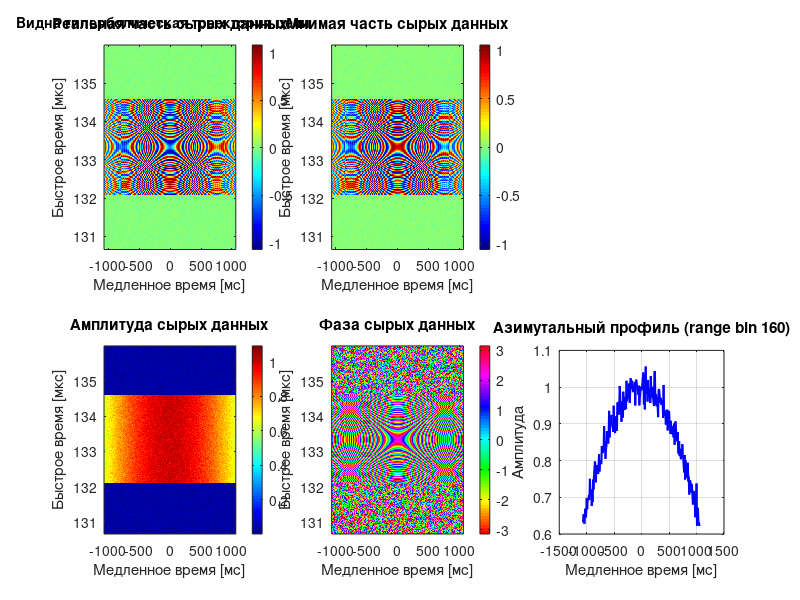
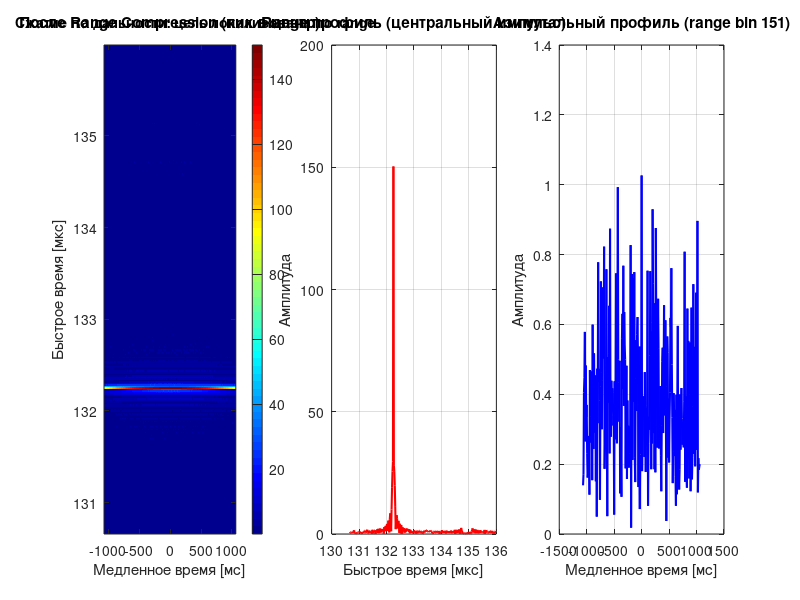
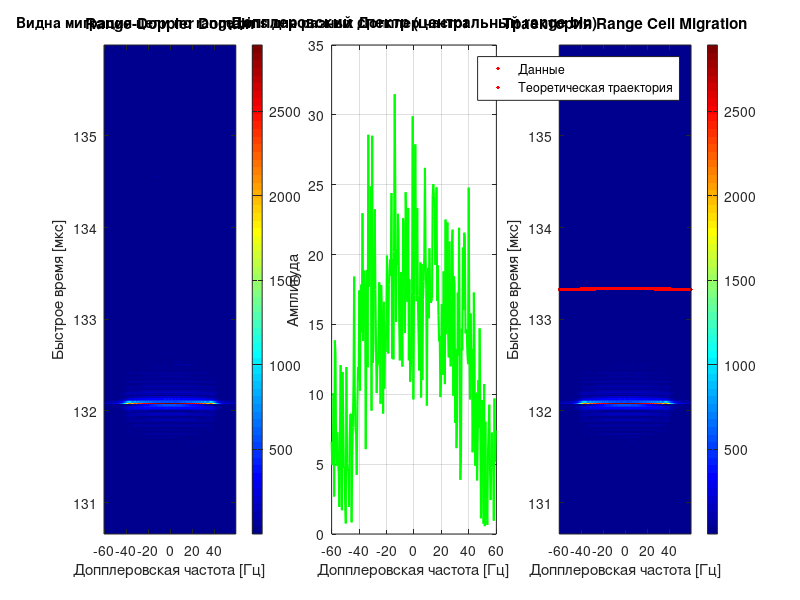
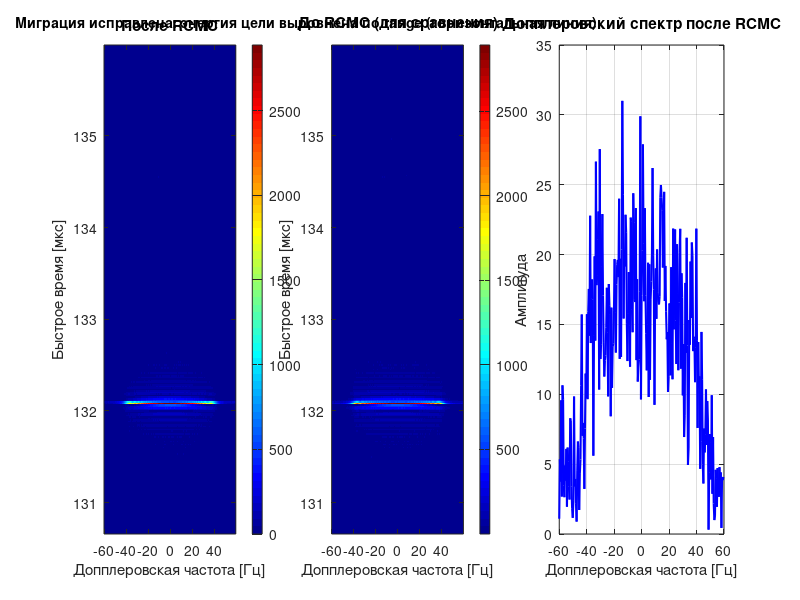

The MATLAB script that drew these images, in order:
% =========================================================================
% Simplified RDA Demo - Single Point Target
% =========================================================================
%
% Упрощённая демонстрация для изучения каждого этапа RDA
% на примере ОДНОЙ точечной цели
%
% Позволяет:
%   - Визуализировать сигнал на каждом этапе
%   - Понять влияние каждой операции
%   - Экспериментировать с параметрами
%
% =========================================================================

clear; close all; clc;

%% ========================================================================
% ПАРАМЕТРЫ - упрощённые для наглядности
% =========================================================================

c = 3e8;                            % Скорость света [м/с]
f0 = 5.3e9;                         % Несущая частота [Гц]
lambda = c / f0;                    % Длина волны [м]

% Параметры платформы
Vr = 150;                           % Скорость [м/с]

% Параметры сигнала
Tr = 2.5e-6;                        % Длительность импульса [с]
Kr = 20e12;                         % Частота модуляции [Гц/с]
Br = abs(Kr * Tr);                  % Полоса [Гц]

% Параметры дискретизации
Fs = 60e6;                          % Частота дискретизации по range [Гц]
PRF = 120;                          % ЧПИ [Гц]

% Параметры сцены
R0 = 20000;                         % Дистанция до цели [м]
theta_squint = deg2rad(0);          % Угол squint [рад] Был 3.5 градуса, убрал

% Размеры данных (малые для наглядности)
Naz = 256;                          % Число импульсов
Nrg = 320;                          % Отсчётов на импульс

Lsca = Naz / PRF * Vr;              % Размер сцены по азимуту [м]
La = lambda * R0 / Lsca;            % Апертура антенны в азимутуальной плоскости [м]

% Доплеровские параметры
f_dc = -2*Vr/lambda * sin(theta_squint); % Допплер центроид [Гц]

fprintf('=== ПАРАМЕТРЫ ===\n');
fprintf('Несущая частота: %.2f ГГц\n', f0/1e9);
fprintf('Длина волны: %.4f м\n', lambda);
fprintf('Разрешение по дальности: %.2f м\n', c/(2*Br));
fprintf('Угол squint: %.2f град\n', rad2deg(theta_squint));
fprintf('Допплер центроид: %.1f Гц\n', f_dc);
fprintf('\n');

%% ========================================================================
% ГЕНЕРАЦИЯ СЫРЫХ ДАННЫХ - одна цель в центре
% =========================================================================

fprintf('Генерация сырых данных для одной цели...\n');

% Оси времени
tau0   = 2*R0/c;                               % задержка до цели
t_fast = tau0 + ((0:Nrg-1) - Nrg/2) / Fs;      % окно вокруг tau0 (строб приёма)
eta_slow = ((0:Naz-1) - Naz/2) / PRF; % Медленное время [с]

% Положение цели - в центре
eta0 = 0;                           % Цель в центре окна по медленному времени
A0 = 1.0;                           % Амплитуда

% Инициализация
S_raw = zeros(Nrg, Naz);

% Генерация сигнала
for m = 1:Naz
    eta = eta_slow(m);  % Время
    
    % История дальности (гипербола)
    R_eta = sqrt(R0^2 + Vr^2 * (eta - eta0)^2);
    
    % Задержка сигнала до цели и обратно
    tau = 2 * R_eta / c;
    
    % Угол на цель
    theta_target = atan2(Vr * (eta-eta0), R0);
    % Доплеровское смещение (справочно, не используется в расчётах)
    doppler = 2 * Vr / lambda * sin(theta_target);
    % Угол относительно максимума антенны
    theta_wa = theta_target - theta_squint;
    % ЛЧМ сигнал
    % по формуле 4.39 из Cumming, 2005.
    % t_fast - окно, фиксировано для R0
    % tau - задержка до цели и обратно, зависит от текущей дальности
    % t_centered - ноль соответствует середине LFM сигнала
    t_centered = t_fast - tau;
    % окно для вырезки LFM - аналог w_r
    range_window = double(abs(t_centered) <= Tr/2);
    % Учёт диаграммы направленности антенны
    w_a = sinc(La * sin(theta_wa) / lambda);   
    % Фазовый член - изменение фазы несущей
    phase_term = exp(-1j * 4 * pi * R_eta / lambda);
    % ЛЧМ по полному окну
    chirp = exp(1j * pi * Kr * t_centered.^2);
    
    % Сигнал
    S_raw(:, m) = A0 * w_a * phase_term * (range_window .* chirp).';
end

fprintf('Max |S_raw| = %.3f\n', max(abs(S_raw(:))));

% Добавить шум
SNR_dB = 25;
signal_power = sum(abs(S_raw(:)).^2) / numel(S_raw);
noise_power = signal_power / (10^(SNR_dB/10));
S_raw = S_raw + sqrt(noise_power/2) * (randn(size(S_raw)) + 1j*randn(size(S_raw)));

fprintf('Сырые данные: %d × %d\n\n', Nrg, Naz);

%% ========================================================================
% ВИЗУАЛИЗАЦИЯ: Raw Data
% =========================================================================

figure('Name', 'ЭТАП 0: Сырые данные', 'Position', [50 50 1400 500]);
% Реальная часть
subplot(2,3,1);
imagesc(eta_slow*1e3, t_fast*1e6, real(S_raw));
xlabel('Медленное время [мс]'); ylabel('Быстрое время [мкс]');
title('Реальная часть сырых данных');
colorbar; axis xy; colormap(gca, jet);

% Мнимая часть
subplot(2,3,2);
imagesc(eta_slow*1e3, t_fast*1e6, imag(S_raw));
xlabel('Медленное время [мс]'); ylabel('Быстрое время [мкс]');
title('Мнимая часть сырых данных');
colorbar; axis xy; colormap(gca, jet);

% Амплитуда
subplot(2,3,4);
imagesc(eta_slow*1e3, t_fast*1e6, abs(S_raw));
xlabel('Медленное время [мс]'); ylabel('Быстрое время [мкс]');
title('Амплитуда сырых данных');
colorbar; axis xy; colormap(gca, jet);

% Фаза
subplot(2,3,5);
imagesc(eta_slow*1e3, t_fast*1e6, angle(S_raw));
xlabel('Медленное время [мс]'); ylabel('Быстрое время [мкс]');
title('Фаза сырых данных');
colorbar; axis xy; colormap(gca, hsv);

% Азимутальный профиль (центральный range bin)
subplot(2,3,6);
center_range_bin = round(Nrg/2);
plot(eta_slow*1e3, abs(S_raw(center_range_bin, :)), 'b-', 'LineWidth', 1.5);
xlabel('Медленное время [мс]'); ylabel('Амплитуда');
title(sprintf('Азимутальный профиль (range bin %d)', center_range_bin));
grid on;

% Пояснение
annotation('textbox', [0.02 0.95 0.3 0.04], 'String', ...
    'Видна гиперболическая траектория цели', ...
    'EdgeColor', 'none', 'FontSize', 10, 'FontWeight', 'bold');

pause(1);

%% ========================================================================
% ЭТАП 1: RANGE COMPRESSION
% =========================================================================

fprintf('ЭТАП 1: Range Compression...\n');

% Опорный чирп, центрированный (БЕЗ shift!)
etalon_chirp_time = ((0:Tr*Fs) - Tr*Fs/2) / Fs;
etalon_chirp = exp(1j * pi * Kr * etalon_chirp_time.^2);

% Нулепаддинг до Nrg (в начало, пик будет в начале S_rc)
Lref = length(etalon_chirp);
etalon_padded = zeros(Nrg, 1);
etalon_padded(1:min(Lref, Nrg)) = etalon_chirp;  % НЕТ circshift!

% Спектр опорного
etalon_spectr = fft(etalon_padded, Nrg);

% Циклическая свёртка (размер Nrg)
S_rc = zeros(Nrg, Naz);
for m = 1:Naz
    S_fft = fft(S_raw(:, m), Nrg);
    S_compressed = S_fft .* conj(etalon_spectr);
    S_rc(:, m) = ifft(S_compressed);
end

fprintf(' Разрешение по дальности: %.2f м\n\n', c/(2*Br));

%% ВИЗУАЛИЗАЦИЯ: Range Compressed
figure('Name', 'ЭТАП 1: Range Compression', 'Position', [60 60 1400 500]);

subplot(1,3,1);
Lref = length(etalon_chirp);  % ~150
peak_rc_idx = Lref;           % пик корреляции здесь (1-based)
S_rc_vis = circshift(S_rc, Nrg/2 - peak_rc_idx + 1, 1);  % сдвинуть пик в центр
imagesc(eta_slow*1e3, t_fast*1e6, abs(S_rc_vis));
xlabel('Медленное время [мс]'); ylabel('Быстрое время [мкс]');
title('После Range Compression (пик в центр)');
colorbar; axis xy; colormap(gca, jet);

subplot(1,3,2);
plot(t_fast*1e6, abs(circshift(S_rc(:, Naz/2), Nrg/2 - peak_rc_idx + 1)), 'r-', 'LineWidth', 1.5);
xlabel('Быстрое время [мкс]'); ylabel('Амплитуда');
title('Range профиль (центральный импульс)');
grid on;

subplot(1,3,3);
peak_range_bin = Lref;  % или round(Lref)
plot(eta_slow*1e3, abs(S_rc(peak_range_bin, :)), 'b-', 'LineWidth', 1.5);
xlabel('Медленное время [мс]'); ylabel('Амплитуда');
title(sprintf('Азимутальный профиль (range bin %d)', peak_range_bin));
grid on;

annotation('textbox', [0.02 0.95 0.4 0.04], 'String', ...
    'Сжатие по дальности: цель локализована по range', ...
    'EdgeColor', 'none', 'FontSize', 10, 'FontWeight', 'bold');

pause(1);

%% ========================================================================
% ЭТАП 2: AZIMUTH FFT → Range-Doppler Domain
% =========================================================================

fprintf('ЭТАП 2: Переход в Range-Doppler домен...\n');

% FFT по азимуту
S_rd = fftshift(fft(S_rc, [], 2), 2);

% Ось Допплеровских частот
f_eta = ((0:Naz-1) - Naz/2) * (PRF/Naz) + f_dc;

fprintf('  Диапазон Допплеровских частот: [%.1f, %.1f] Гц\n\n', ...
        min(f_eta), max(f_eta));

%% ВИЗУАЛИЗАЦИЯ: Range-Doppler Domain
figure('Name', 'ЭТАП 2: Range-Doppler Domain', 'Position', [70 70 1400 500]);

subplot(1,3,1);
imagesc(f_eta, t_fast*1e6, abs(S_rd));
xlabel('Допплеровская частота [Гц]'); ylabel('Быстрое время [мкс]');
title('Range-Doppler Domain');
colorbar; axis xy; colormap(gca, jet);

subplot(1,3,2);
plot(f_eta, abs(S_rd(center_range_bin, :)), 'g-', 'LineWidth', 1.5);
xlabel('Допплеровская частота [Гц]'); ylabel('Амплитуда');
title('Допплеровский спектр (центральный range bin)');
grid on;

% Показать траекторию миграции
subplot(1,3,3);
imagesc(f_eta, t_fast*1e6, abs(S_rd));
xlabel('Допплеровская частота [Гц]'); ylabel('Быстрое время [мкс]');
title('Траектория Range Cell Migration');
colorbar; axis xy; colormap(gca, jet);
hold on;

% Теоретическая траектория миграции
for k = 1:length(f_eta)
    D_f = sqrt(1 - (lambda * f_eta(k) / (2*Vr))^2);
    delta_R = R0 * (D_f - 1);
    t_migration = (2*R0/c) + (2*delta_R/c);
    plot(f_eta(k), t_migration*1e6, 'r.', 'MarkerSize', 8);
end
hold off;
legend('Данные', 'Теоретическая траектория', 'Location', 'best');

annotation('textbox', [0.02 0.95 0.5 0.04], 'String', ...
    'Видна миграция цели по range bins для разных Допплер частот', ...
    'EdgeColor', 'none', 'FontSize', 10, 'FontWeight', 'bold');

pause(1);

%% ========================================================================
% ЭТАП 3: RANGE CELL MIGRATION CORRECTION (RCMC)
% =========================================================================

fprintf('ЭТАП 3: Range Cell Migration Correction...\n');

S_rcmc = zeros(Nrg, Naz);

for m = 1:Naz
    f_eta_m = f_eta(m);
    
    % D функция
    D_f = sqrt(1 - (lambda * f_eta_m / (2*Vr))^2);
    
    % Миграция
    delta_R = R0 * (D_f - 1);
    delta_t = 2 * delta_R / c;
    
    % Сдвинутая временная ось
    t_shifted = t_fast + delta_t;
    
    % Интерполяция
    S_rcmc(:, m) = interp1(t_fast, S_rd(:, m), t_shifted, 'linear', 0);
end

fprintf('  Максимальная миграция: %.3f м\n\n', abs(min(R0 * (sqrt(1 - (lambda * f_eta / (2*Vr)).^2) - 1))));

%% ВИЗУАЛИЗАЦИЯ: After RCMC
figure('Name', 'ЭТАП 3: RCMC', 'Position', [80 80 1400 500]);

subplot(1,3,1);
imagesc(f_eta, t_fast*1e6, abs(S_rcmc));
xlabel('Допплеровская частота [Гц]'); ylabel('Быстрое время [мкс]');
title('После RCMC');
colorbar; axis xy; colormap(gca, jet);

subplot(1,3,2);
imagesc(f_eta, t_fast*1e6, abs(S_rd));
xlabel('Допплеровская частота [Гц]'); ylabel('Быстрое время [мкс]');
title('До RCMC (для сравнения)');
colorbar; axis xy; colormap(gca, jet);

subplot(1,3,3);
plot(f_eta, abs(S_rcmc(center_range_bin, :)), 'b-', 'LineWidth', 1.5);
xlabel('Допплеровская частота [Гц]'); ylabel('Амплитуда');
title('Допплеровский спектр после RCMC');
grid on;

annotation('textbox', [0.02 0.95 0.6 0.04], 'String', ...
    'Миграция исправлена: энергия цели выровнена по range (горизонтальная линия)', ...
    'EdgeColor', 'none', 'FontSize', 10, 'FontWeight', 'bold');

pause(1);

%% ========================================================================
% ЭТАП 4: AZIMUTH COMPRESSION
% =========================================================================

fprintf('ЭТАП 4: Azimuth Compression...\n');

% Азимутальный согласованный фильтр
H_ac = zeros(1, Naz);
for m = 1:Naz
    f_eta_m = f_eta(m);
    D_f = sqrt(1 - (lambda * f_eta_m / (2*Vr))^2);
    H_ac(m) = exp(1j * 4 * pi * R0 * D_f / lambda);
end

% Применить фильтр
S_ac = S_rcmc .* repmat(H_ac, Nrg, 1);

% Обратное FFT по азимуту
S_focused = ifft(ifftshift(S_ac, 2), [], 2);

fprintf('  Изображение сфокусировано!\n\n');

%% ВИЗУАЛИЗАЦИЯ: Focused Image
figure('Name', 'ЭТАП 4: Сфокусированное изображение', 'Position', [90 90 1400 500]);

subplot(1,3,1);
imagesc(eta_slow*1e3, t_fast*1e6, abs(S_focused));
xlabel('Азимут [мс]'); ylabel('Дальность [мкс]');
title('Сфокусированное изображение');
colorbar; axis xy; colormap(gca, jet);
hold on;
% Отметить истинное положение цели
plot(0, (2*R0/c)*1e6, 'r+', 'MarkerSize', 20, 'LineWidth', 3);
hold off;

% Range профиль
subplot(1,3,2);
plot(t_fast*1e6, abs(S_focused(:, Naz/2)), 'r-', 'LineWidth', 1.5);
xlabel('Дальность [мкс]'); ylabel('Амплитуда');
title('Range профиль через цель');
grid on;
xlim([t_fast(1)*1e6, t_fast(end)*1e6]);

% Азимутальный профиль
subplot(1,3,3);
plot(eta_slow*1e3, abs(S_focused(center_range_bin, :)), 'b-', 'LineWidth', 1.5);
xlabel('Азимут [мс]'); ylabel('Амплитуда');
title('Азимутальный профиль через цель');
grid on;
xlim([eta_slow(1)*1e3, eta_slow(end)*1e3]);

annotation('textbox', [0.02 0.95 0.4 0.04], 'String', ...
    'Цель полностью сфокусирована по range и азимуту', ...
    'EdgeColor', 'none', 'FontSize', 10, 'FontWeight', 'bold');

%% ========================================================================
% СРАВНЕНИЕ: До и После
% =========================================================================

figure('Name', 'СРАВНЕНИЕ: До и После фокусировки', 'Position', [100 100 1200 500]);

subplot(1,2,1);
imagesc(eta_slow*1e3, t_fast*1e6, abs(S_raw));
xlabel('Азимут [мс]'); ylabel('Дальность [мкс]');
title('ДО: Сырые данные');
colorbar; axis xy; colormap(gca, jet);

subplot(1,2,2);
imagesc(eta_slow*1e3, t_fast*1e6, abs(S_focused));
xlabel('Азимут [мс]'); ylabel('Дальность [мкс]');
title('ПОСЛЕ: Сфокусированное изображение');
colorbar; axis xy; colormap(gca, jet);
hold on;
plot(0, (2*R0/c)*1e6, 'r+', 'MarkerSize', 20, 'LineWidth', 3);
hold off;

%% ========================================================================
% АНАЛИЗ КАЧЕСТВА ФОКУСИРОВКИ
% =========================================================================

fprintf('=== АНАЛИЗ КАЧЕСТВА ===\n');

% Найти пик
[max_val, max_idx] = max(abs(S_focused(:)));
[peak_range, peak_az] = ind2sub(size(S_focused), max_idx);

fprintf('Пик сигнала:\n');
fprintf('  Range bin: %d (ожидалось ~%d)\n', peak_range, round(Nrg/2));
fprintf('  Azimuth sample: %d (ожидалось ~%d)\n', peak_az, round(Naz/2));
fprintf('  Амплитуда: %.2f\n', max_val);

% PSLR (Peak to Side Lobe Ratio) по range
range_profile = abs(S_focused(:, peak_az));
range_profile = range_profile / max(range_profile); % Нормализация
[~, peak_idx] = max(range_profile);

% Исключить главный лепесток (±5 отсчётов)
mainlobe_width = 5;
sidelobe_region = range_profile;
sidelobe_region(max(1, peak_idx-mainlobe_width):min(Nrg, peak_idx+mainlobe_width)) = 0;
max_sidelobe = max(sidelobe_region);

PSLR_range = 20*log10(1 / max_sidelobe);
fprintf('\nКачество по Range:\n');
fprintf('  PSLR: %.2f дБ\n', PSLR_range);

% PSLR по азимуту
az_profile = abs(S_focused(peak_range, :));
az_profile = az_profile / max(az_profile);
[~, peak_idx_az] = max(az_profile);

sidelobe_region_az = az_profile;
sidelobe_region_az(max(1, peak_idx_az-mainlobe_width):min(Naz, peak_idx_az+mainlobe_width)) = 0;
max_sidelobe_az = max(sidelobe_region_az);

PSLR_az = 20*log10(1 / max_sidelobe_az);
fprintf('\nКачество по Азимуту:\n');
fprintf('  PSLR: %.2f дБ\n', PSLR_az);

%% ========================================================================
% ЭКСПЕРИМЕНТЫ
% =========================================================================

fprintf('\n=== ЭКСПЕРИМЕНТЫ ===\n');
fprintf('Попробуйте изменить параметры в начале файла:\n');
fprintf('  1. theta_squint - увидите изменение f_dc и траектории\n');
fprintf('  2. R0 - изменит величину миграции\n');
fprintf('  3. Vr - повлияет на Допплер и миграцию\n');
fprintf('  4. SNR_dB - уменьшите до 10 дБ и посмотрите на шум\n');
fprintf('\n');

fprintf('=== ГОТОВО ===\n');
fprintf('Все этапы RDA визуализированы.\n');
fprintf('Изучите картинки для понимания каждого шага.\n');
